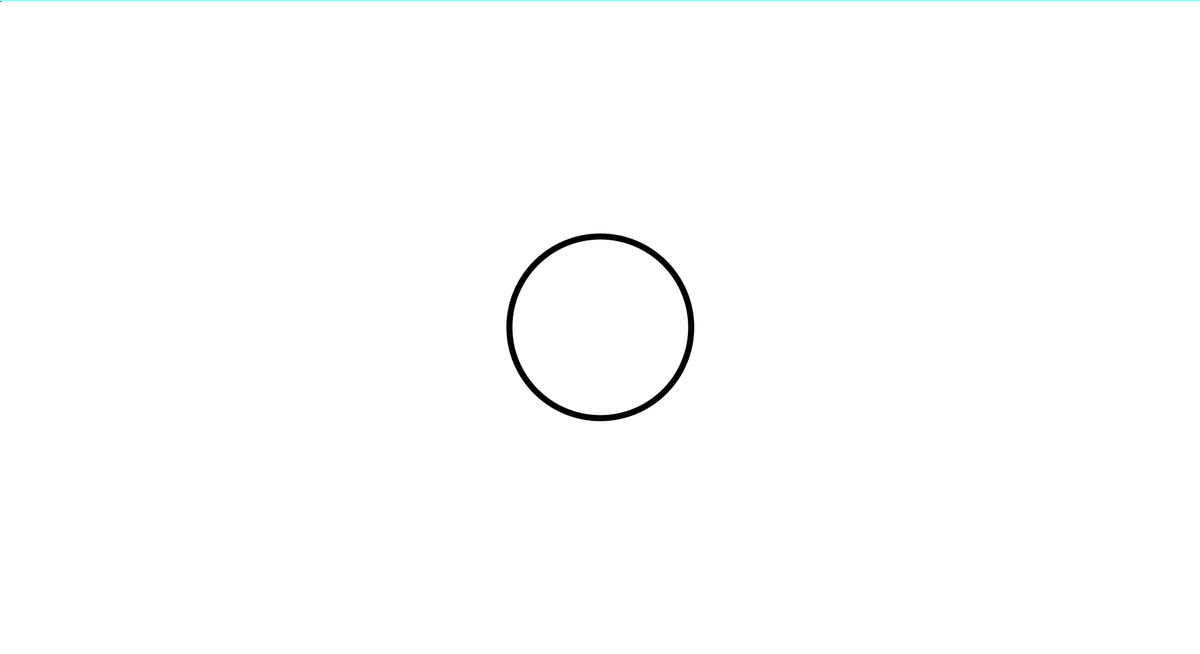
Frame 1 (no input)
Frame 60 (the mouse pressed at the canvas centre just before this capture): identical to frame 1, image omitted
Frame 120 (the mouse held since frame 60 and released just before this capture): identical to frame 1, image omitted

The Processing sketch that drew this single still picture (run headless with seeded random() and noise(); from frame 60 on, the mouse is pressed at the canvas centre):

// Processing sketch: ReflectionSimulation
// ── ReflectionSimulation.pde
short step = 1;
float p1x;
float p2x;
float p1y;
float p2y;
float slope;
float b;
float intersectX;
float intersectY;
float tanSlope;
float tanb;
void setup(){
  size(1980, 1080);
}

void draw(){
  background(255);
  noFill();
  strokeWeight(10);
  ellipse(width/2,height/2,300,300);
  
  strokeWeight(1);
  fill(255, 0, 0);
  ellipse(p1x,p1y, 5, 5);
  ellipse(p2x,p2y, 5, 5);
  
  stroke(127, 255, 255);
  strokeWeight(2);
  drawLine();
  stroke(0);
}

void mouseClicked(){
  if(step == 1){
    p1x = mouseX;
    p1y = mouseY;
  }
  else{
    p2x = mouseX;
    p2y = mouseY;
  }
 
  step++;
  
  if(step > 2){
    step = 1; 
  }
  findLine();
}

void findLine(){ // Finds y=mx+b function modeling the two points
  slope = (p2y - p1y)/(p2x - p1x);
  b = p1y -((float) slope*p1x);
  findIntersection();
}

void drawLine(){
  for(float i = 0; i < 1980; i+= 0.5){
     point(i, (float)( i*slope + b));
  }
  for(float i = 0; i < 1980; i+= 0.5){
     point(i, (float)( i*tanSlope + tanb));
  }
  //float xMax = (1080 - b) / slope;
  //float xMin = (0 - b) / slope;
  //System.out.println(xMax);
  //line(xMin, 0*slope + b, xMax, 0*slope + b);
}

void findIntersection(){ //Finds the intersection of the line and circle
  for(int x = (width/2) - 200; x < (width/2) + 200; x++){ //Use distance formula to find x when the distance from the center of the circle is less than 150
     if(300 <= sqrt(((float)(Math.pow((x - width/2),2) + Math.pow((x * slope + b) - height/2,2))))){
       intersectX = x;
       intersectY = x * slope + b;
       tanSlope = (-intersectX/intersectY);//Derivative of circle y' = -x/y
       tanb = intersectY - (intersectX * tanSlope);
       break;
     }
  }
  
  
}
